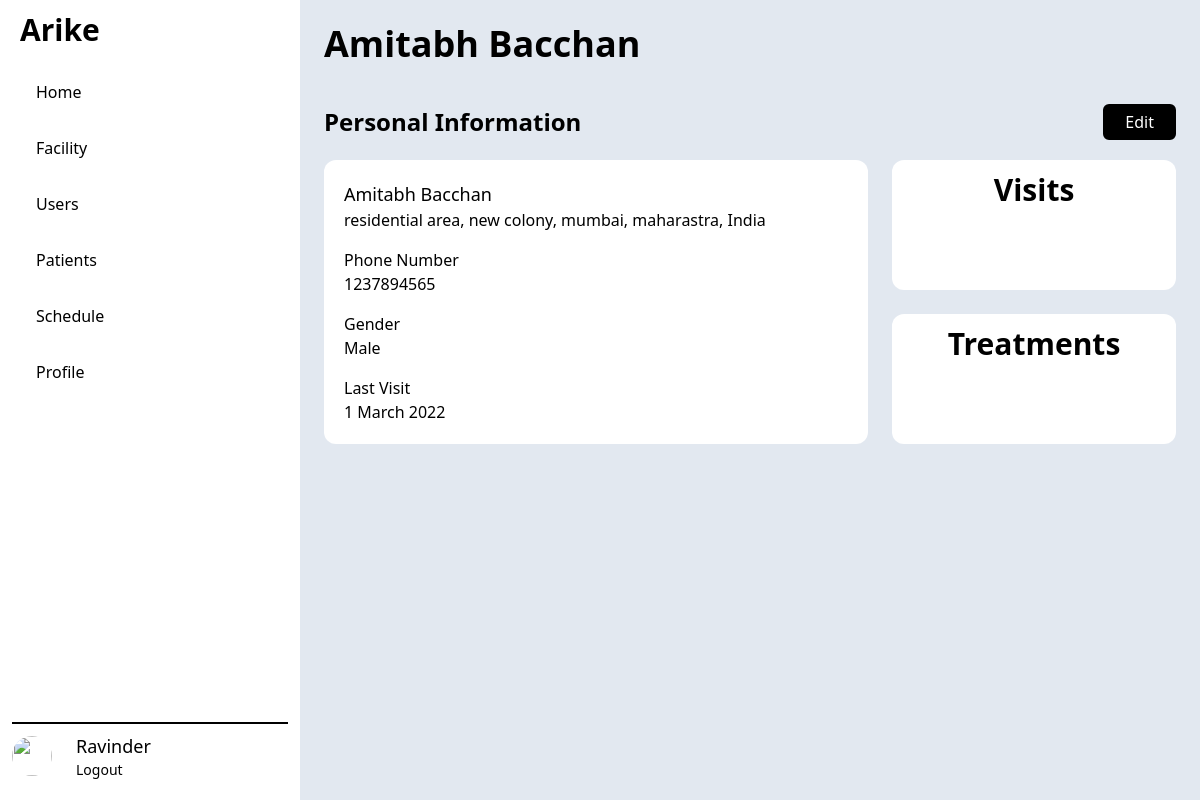
The page /patient/2/ on the database its author committed.
### patient/models.py (models this page shows, shortened)
class Patient(models.Model):
    full_name = models.CharField(max_length=TEXT_LENGTH)
    date_of_birth = models.DateField()
    address = models.TextField()
    landmark = models.CharField(max_length=TEXT_LENGTH, blank=True)
    phone = models.IntegerField()
    gender = models.CharField(choices=GENDER_CHOICES, max_length=TEXT_LENGTH)
    emergency_phone_number = models.IntegerField()
    expired_time = models.DateTimeField(null=True, blank=True)
    ward = models.CharField(max_length=TEXT_LENGTH)
    facility = models.ForeignKey(Facility, on_delete=models.CASCADE)

### patient/views.py (the view)
# urls.py: path('<int:pk>/', views.PatientDetailView.as_view(), name="patient_detail"),
class PatientDetailView(generic.DetailView):
    model = Patient

### patient/templates/patient/patient_detail.html
{% extends "base.html" %}
{% block content %}
    <section>
        <h2 class="text-4xl font-bold">{{patient.full_name}}</h2>
        <div class="flex justify-between items-center mt-10 my-5">
            <h3 class="text-2xl font-bold">Personal Information</h2>
            <a href="{% url 'patient:patient_update' patient.id %}">
                <span class="inline-block rounded-md border-2 border-black cursor-pointer px-5 py-1 bg-black text-white">Edit</span>
            </a>
        </div>
        <div class="container flex gap-6">
            <div class="grow p-5 bg-white rounded-xl">
                <h4 class="text-lg font-medium">{{patient.full_name}}</h4>
                <p>{{patient.address}}</p>
                <p class="font-medium mt-4">Phone Number</p>
                <p>{{patient.phone}}</p>
                <p class="font-medium mt-4">Gender</p>
                <p>{{patient.gender}}</p>
                <p class="font-medium mt-4">Last Visit</p>
                <p>1 March 2022</p>
            </div>
            <div class="basis-1/3 flex flex-col gap-6">
                <div class="p-3 bg-white rounded-xl grow text-center">
                    <span class="text-3xl font-bold">Visits</span>
                </div>
                <div class="p-3 bg-white rounded-xl grow text-center">
                    <span class="text-3xl font-bold">Treatments</span>
                </div>
            </div>
        </div>
    </section>
{% endblock %}

### rows shown on the page
Patient: full_name "Amitabh Bacchan", address "residential area, new colony, mumbai, maharastra, India", phone "1237894565", gender "Male"
